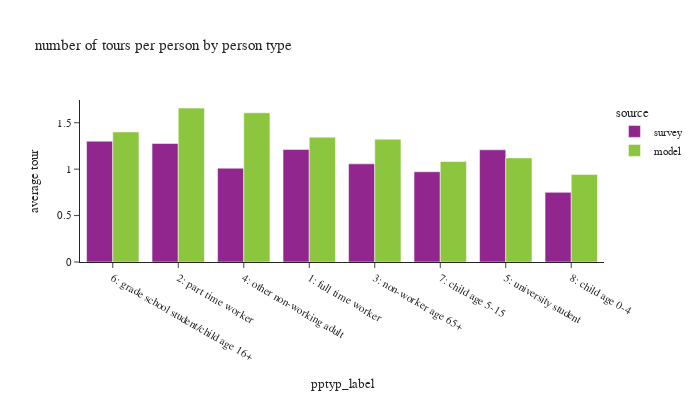

Here is the notebook cell this chart was saved with:
### Code cell
# plot_segment(tour_group_var=['source','pptyp_label'],person_group_var=['source','pptyp_label'],
#              title_name="number of tours per person by person type")

df_plot = df_tour.groupby(['source', 'pptyp_label']).agg([
    pl.sum('toexpfac').alias('toexpfac_sum')
]).join(
    df_person.groupby(['source', 'pptyp_label']).agg([
        pl.sum('psexpfac').alias('psexpfac_sum')
    ]),
    on=['source', 'pptyp_label'],
    how='left'
).with_columns(
    (pl.col('toexpfac_sum') / pl.col('psexpfac_sum')).alias('average tour')
)

plot_segment(df_plot, tour_group_var=['source', 'pptyp_label'], person_group_var=['source', 'pptyp_label'],
             title_name="number of tours per person by person type")

### Figure 1 — Plotly figure (JSON) as saved in the notebook; plotly's stock layout.template omitted (floating-point values rounded to 4 significant figures)
{"data": [{"alignmentgroup": "True", "hovertemplate": "source=survey<br>pptyp_label=%{x}<br>average tour=%{y}<extra></extra>", "legendgroup": "survey", "marker": {"color": "#91268F", "pattern": {"shape": ""}}, "name": "survey", "offsetgroup": "survey", "orientation": "v", "showlegend": true, "textposition": "auto", "type": "bar", "x": ["6: grade school student/child age 16+", null, "2: part time worker", "4: other non-working adult", "1: full time worker", "3: non-worker age 65+", "7: child age 5-15", "5: university student", "8: child age 0-4"], "xaxis": "x", "y": [1.301, null, 1.276, 1.01, 1.212, 1.057, 0.972, 1.208, 0.7499], "yaxis": "y"}, {"alignmentgroup": "True", "hovertemplate": "source=model<br>pptyp_label=%{x}<br>average tour=%{y}<extra></extra>", "legendgroup": "model", "marker": {"color": "#8CC63E", "pattern": {"shape": ""}}, "name": "model", "offsetgroup": "model", "orientation": "v", "showlegend": true, "textposition": "auto", "type": "bar", "x": ["3: non-worker age 65+", "8: child age 0-4", "5: university student", "7: child age 5-15", "6: grade school student/child age 16+", "4: other non-working adult", "2: part time worker", "1: full time worker"], "xaxis": "x", "y": [1.323, 0.9432, 1.121, 1.082, 1.401, 1.607, 1.657, 1.344], "yaxis": "y"}], "layout": {"barmode": "group", "font": {"size": 11}, "height": 400, "legend": {"title": {"text": "source"}, "tracegroupgap": 0}, "title": {"text": "number of tours per person by person type"}, "width": 700, "xaxis": {"anchor": "y", "domain": [0, 1], "title": {"text": "pptyp_label"}}, "yaxis": {"anchor": "x", "domain": [0, 1], "tickformat": ".2", "title": {"text": "average tour"}}}}
